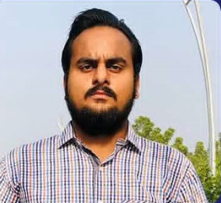
#> input picture SIBA/src/assets/alumni/original/ahtasham.png, 221 x 203 px
$ python crop-alumni.py
#> lines starting #> are read from the running program, lines starting #| are printed output that depends on the picture
"""Crop alumni photos into square, face-centred portraits.

Reads from src/assets/alumni/original/ and writes 400x400 PNGs to src/assets/alumni/.
Run from the SIBA folder:  python scripts/crop-alumni.py

To add a new alumnus, put their photo in the original/ folder and add a line to FACES:
  "file.png": (face_x, face_y, size)
  - face_x, face_y: where the middle of the face is, in pixels of the original photo
  - size: width of the square crop in pixels (bigger = more shoulders, smaller = tighter on the face)
"""

from pathlib import Path

from PIL import Image

ROOT = Path(__file__).resolve().parent.parent / "src" / "assets" / "alumni"
SOURCE = ROOT / "original"
OUTPUT_SIZE = 400
# The face sits slightly above the middle of the crop so the shoulders show below it.
FACE_HEIGHT_IN_CROP = 0.42

FACES = {
    "ahtasham.png": (100, 78, 190),
    "aqdass.png": (180, 118, 240),
    "habibullah.png": (110, 90, 230),
    "hasnain.png": (126, 75, 230),
    "luqman.png": (180, 122, 240),
    "roshan.png": (141, 85, 225),
    "rubab.png": (125, 128, 280),
    "shoukat.png": (136, 75, 225),
    "waqas.png": (202, 160, 320),
}


def crop_square(image, face_x, face_y, size):
    width, height = image.size
    size = min(size, width, height)
    left = face_x - size / 2
    top = face_y - size * FACE_HEIGHT_IN_CROP
    # Keep the square inside the photo.
    left = max(0, min(left, width - size))
    top = max(0, min(top, height - size))
    return image.crop((round(left), round(top), round(left + size), round(top + size)))


for name, (face_x, face_y, size) in FACES.items():
    image = Image.open(SOURCE / name).convert("RGB")
    portrait = crop_square(image, face_x, face_y, size).resize((OUTPUT_SIZE, OUTPUT_SIZE), Image.LANCZOS)
#> in crop_square, `return image.crop((round(left), round(top), round(left + size), round(..`:
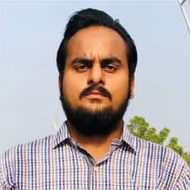
#> returned value: PIL image 190x190 RGB; mean R, G, B 179.9, 171.4, 172.2
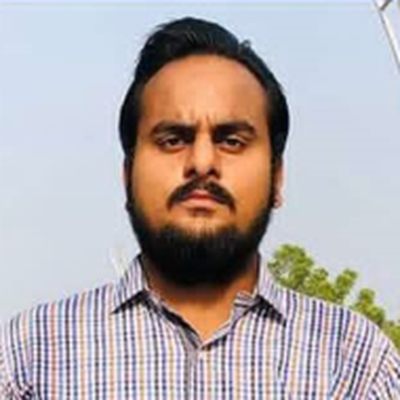
#> portrait: PIL image 400x400 RGB; mean R, G, B 179.9, 171.4, 172.2
    portrait.save(ROOT / name, optimize=True)
    print(f"cropped {name}")
#> pass 2 of the loop `for name, (face_x, face_y, size) in FACES.items():`:
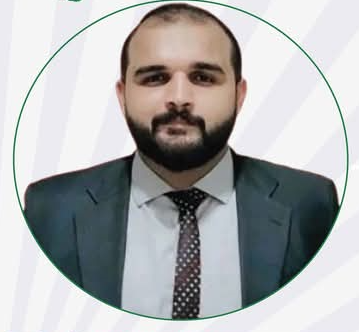
#> input picture SIBA/src/assets/alumni/original/aqdass.png, 359 x 332 px
#> image: PIL image 359x332 RGB
#> in crop_square (call 2), `return image.crop((round(left), round(top), round(left + size), round(..`:
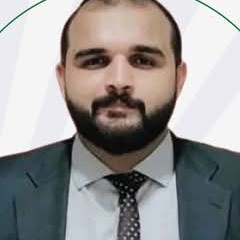
#> returned value: PIL image 240x240 RGB; mean R, G, B 151.6, 149.3, 148.2
#> pass 3 of the loop `for name, (face_x, face_y, size) in FACES.items():`:
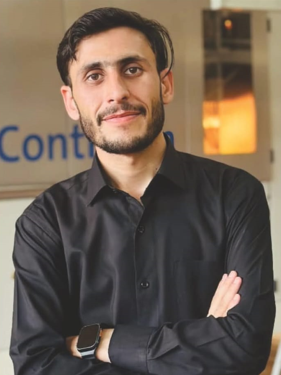
#> input picture SIBA/src/assets/alumni/original/habibullah.png, 281 x 375 px
#> image: PIL image 281x375 RGB
#> in crop_square (call 3), `return image.crop((round(left), round(top), round(left + size), round(..`:
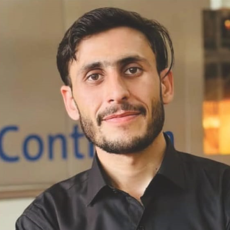
#> returned value: PIL image 230x230 RGB; mean R, G, B 132.2, 109.7, 89.2
#> (the run stopped early here; a loop or call above may not have finished)
